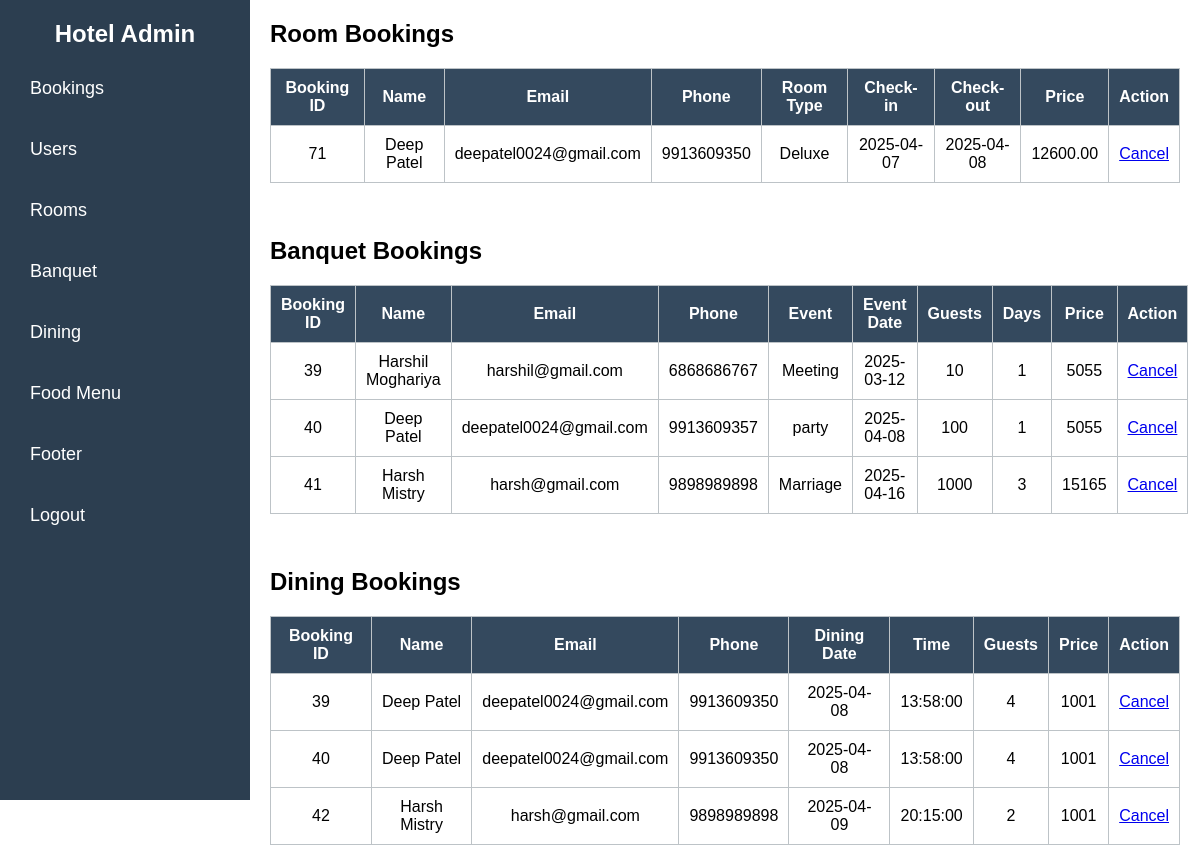
The app's page /admin/bookings.php (signed in) with its own data.
### tables this page shows
CREATE TABLE IF NOT EXISTS `bookings` (
  `id` int NOT NULL AUTO_INCREMENT,
  `name` varchar(100) NOT NULL,
  `email` varchar(100) NOT NULL,
  `phone` varchar(20) NOT NULL,
  `room_type` varchar(50) NOT NULL,
  `checkin_date` date NOT NULL,
  `checkout_date` date NOT NULL,
  `total_price` decimal(10,2) NOT NULL,
  `payment_status` varchar(250) DEFAULT 'pending',
  `created_at` timestamp NOT NULL DEFAULT CURRENT_TIMESTAMP,
  `booked_room` int DEFAULT '1',
  PRIMARY KEY (`id`)
);

CREATE TABLE IF NOT EXISTS `banquet` (
  `id` int NOT NULL AUTO_INCREMENT,
  `name` varchar(250) NOT NULL,
  `email` varchar(250) NOT NULL,
  `phone` varchar(10) NOT NULL,
  `date` date NOT NULL,
  `persons` int NOT NULL,
  `event_type` varchar(255) NOT NULL,
  `days` int NOT NULL,
  `total_price` int NOT NULL,
  `payment_status` varchar(250) NOT NULL DEFAULT 'pending',
  `created_at` timestamp NOT NULL DEFAULT CURRENT_TIMESTAMP,
  PRIMARY KEY (`id`),
  UNIQUE KEY `date` (`date`)
);

CREATE TABLE IF NOT EXISTS `dining` (
  `id` int NOT NULL AUTO_INCREMENT,
  `first_name` varchar(50) NOT NULL,
  `last_name` varchar(50) NOT NULL,
  `email` varchar(250) NOT NULL,
  `contact` varchar(20) NOT NULL,
  `guests` int NOT NULL,
  `date` date NOT NULL,
  `time` time NOT NULL,
  `total_price` int NOT NULL DEFAULT '500',
  `payment_status` varchar(250) NOT NULL DEFAULT 'pending',
  `created_at` timestamp NOT NULL DEFAULT CURRENT_TIMESTAMP,
  PRIMARY KEY (`id`)
);

### admin/bookings.php (the view, shortened to what this page needs)
<?php
include("includes/config.php");
$roomBookings = $conn->query("SELECT * FROM bookings WHERE payment_status = 'success'");
$banquetBookings = $conn->query("SELECT * FROM banquet WHERE payment_status = 'success'");
$diningBookings = $conn->query("SELECT * FROM dining WHERE payment_status = 'success'");
?>
<!DOCTYPE html>
<html lang="en">
<head>
    <link rel="stylesheet" href="admin.css">
</head>
<body>
<?php include 'admin_header.php'; ?>
<div class="content">
    <h2>Room Bookings</h2>
    <table border="2">
        <tr>
            <th>Booking ID</th>
            <th>Name</th>
            <th>Email</th>
            <th>Phone</th>
            <th>Room Type</th>
            <th>Check-in</th>
            <th>Check-out</th>
            <th>Price</th>
            <th>Action</th>
        </tr>
        <?php while ($row = $roomBookings->fetch_assoc()): ?>
            <tr>
                <td><?php echo $row['id']; ?></td>
                <td><?php echo $row['name']; ?></td>
                <td><?php echo $row['email']; ?></td>
                <td><?php echo $row['phone']; ?></td>
                <td><?php echo $row['room_type']; ?></td>
                <td><?php echo $row['checkin_date']; ?></td>
                <td><?php echo $row['checkout_date']; ?></td>
                <td><?php echo $row['total_price']; ?></td>
                <td>
                    <a href="bookings.php?cancel=<?php echo $row['id']; ?>&type=room" onclick="return confirm('Cancel this room booking?');">Cancel</a>
                </td>
            </tr>
        <?php endwhile; ?>
    </table>
    <br><br><br>
    <h2>Banquet Bookings</h2>
    <table border="2">
        <tr>
            <th>Booking ID</th>
            <th>Name</th>
            <th>Email</th>
            <th>Phone</th>
            <th>Event</th>
            <th>Event Date</th>
            <th>Guests</th>
            <th>Days</th>
            <th>Price</th>
            <th>Action</th>
        </tr>
        <?php while ($row = $banquetBookings->fetch_assoc()): ?>
            <tr>
                <td><?php echo $row['id']; ?></td>
                <td><?php echo $row['name']; ?></td>
                <td><?php echo $row['email']; ?></td>
                <td><?php echo $row['phone']; ?></td>
                <td><?php echo $row['event_type']; ?></td>
                <td><?php echo $row['date']; ?></td>
                <td><?php echo $row['persons']; ?></td>
                <td><?php echo $row['days']; ?></td>
                <td><?php echo $row['total_price']; ?></td>
                <td>
                    <a href="bookings.php?cancel=<?php echo $row['id']; ?>&type=banquet" onclick="return confirm('Cancel this banquet booking?');">Cancel</a>
                </td>
            </tr>
        <?php endwhile; ?>
    </table>
    <br><br><br>
    <h2>Dining Bookings</h2>
    <table border="2">
        <tr>
            <th>Booking ID</th>
            <th>Name</th>
            <th>Email</th>
            <th>Phone</th>
            <th>Dining Date</th>
            <th>Time</th>
            <th>Guests</th>
            <th>Price</th>
            <th>Action</th>
        </tr>
        <?php while ($row = $diningBookings->fetch_assoc()): ?>
            <tr>
                <td><?php echo $row['id']; ?></td>
                <td><?php echo $row['first_name'] . " " . $row['last_name']; ?></td>
                <td><?php echo $row['email']; ?></td>
                <td><?php echo $row['contact']; ?></td>
                <td><?php echo $row['date']; ?></td>
                <td><?php echo $row['time']; ?></td>
                <td><?php echo $row['guests']; ?></td>
                <td><?php echo $row['total_price']; ?></td>
                <td>
                    <a href="bookings.php?cancel=<?php echo $row['id']; ?>&type=dining" onclick="return confirm('Cancel this dining booking?');">Cancel</a>
                </td>
            </tr>
        <?php endwhile; ?>
    </table>
</div>
</body>
</html>

### admin/admin.css (style rules this page uses)
* { margin: 0; padding: 0; box-sizing: border-box; font-family: 'Arial', sans-serif; }
.content { margin-left: 250px; padding: 20px; }
table { width: 100%; border-collapse: collapse; margin-top: 20px; }
table, th, td { border: 1px solid #bdc3c7; padding: 10px; text-align: center; }
th { background: #34495e; color: white; }

### records on screen
bookings: id "71", name "Deep Patel", email "deepatel0024@gmail.com", phone "9913609350", room_type "Deluxe", checkin_date "2025-04-07", checkout_date "2025-04-08", total_price "12600.00"
banquet: id "39", name "Harshil Moghariya", email "harshil@gmail.com", phone "6868686767", event_type "Meeting", date "2025-03-12", persons "10", days "1", total_price "5055"
banquet: id "40", name "Deep Patel", email "deepatel0024@gmail.com", phone "9913609357", event_type "party", date "2025-04-08", persons "100", days "1", total_price "5055"
banquet: id "41", name "Harsh Mistry", email "harsh@gmail.com", phone "9898989898", event_type "Marriage", date "2025-04-16", persons "1000", days "3", total_price "15165"
dining: id "39", first_name "Deep", last_name "Patel", email "deepatel0024@gmail.com", contact "9913609350", date "2025-04-08", time "13:58:00", guests "4", total_price "1001"
dining: id "40", first_name "Deep", last_name "Patel", email "deepatel0024@gmail.com", contact "9913609350", date "2025-04-08", time "13:58:00", guests "4", total_price "1001"
dining: id "42", first_name "Harsh", last_name "Mistry", email "harsh@gmail.com", contact "9898989898", date "2025-04-09", time "20:15:00", guests "2", total_price "1001"
